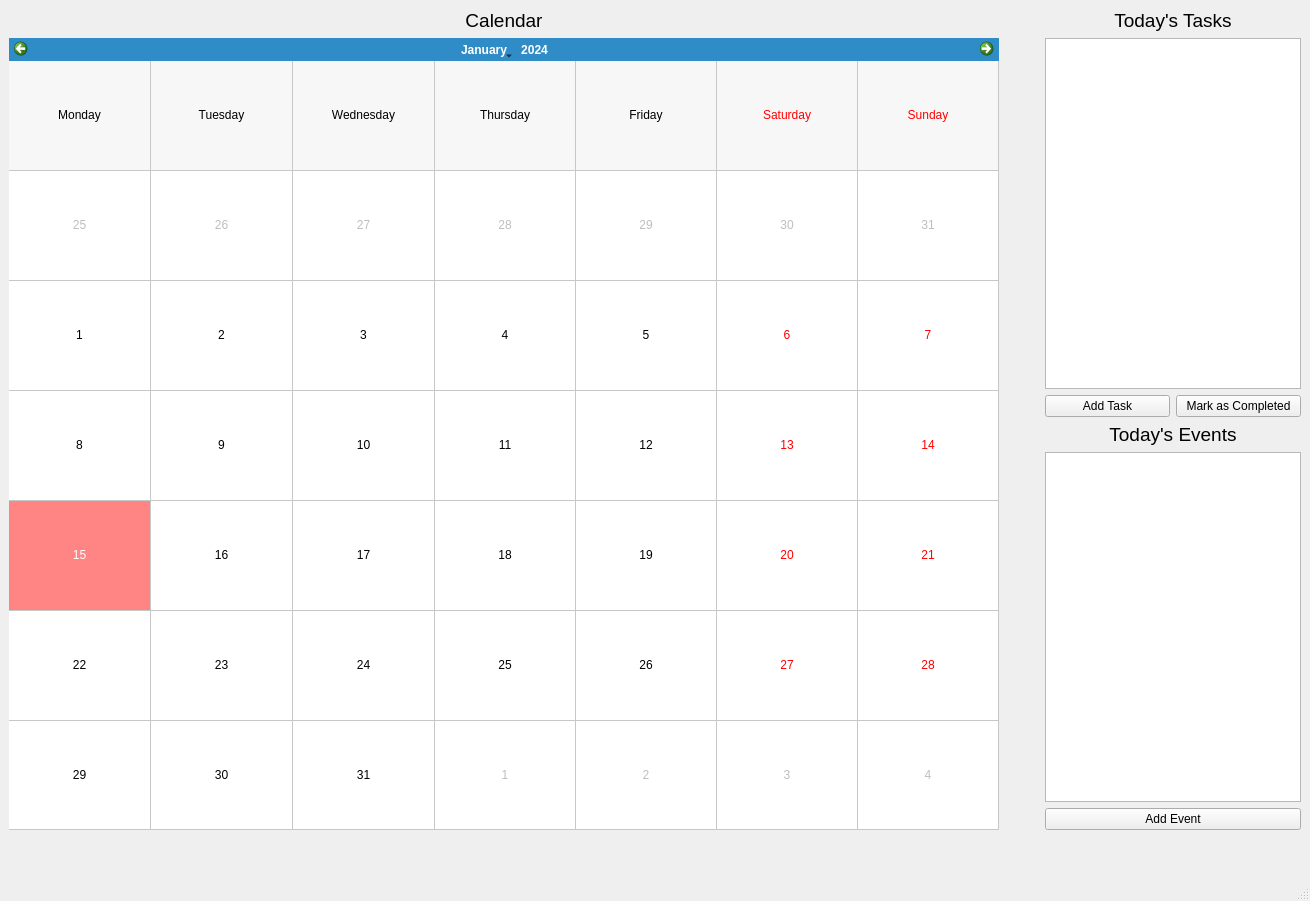
<?xml version="1.0" encoding="UTF-8"?>
<ui version="4.0">
 <class>MainWindow</class>
 <widget class="QMainWindow" name="MainWindow">
  <property name="geometry">
   <rect>
    <x>0</x>
    <y>0</y>
    <width>1310</width>
    <height>901</height>
   </rect>
  </property>
  <property name="windowTitle">
   <string>Schedule Vortex</string>
  </property>
  <widget class="QWidget" name="centralwidget">
   <layout class="QHBoxLayout" name="horizontalLayout_2">
    <item>
     <layout class="QHBoxLayout" name="horizontalLayout">
      <property name="rightMargin">
       <number>0</number>
      </property>
      <item>
       <layout class="QVBoxLayout" name="verticalLayout">
        <item>
         <layout class="QHBoxLayout" name="horizontalLayout_3">
          <property name="bottomMargin">
           <number>0</number>
          </property>
          <item>
           <widget class="QLabel" name="label_2">
            <property name="text">
             <string>&lt;html&gt;&lt;head/&gt;&lt;body&gt;&lt;p align=&quot;center&quot;&gt;&lt;span style=&quot; font-size:14pt;&quot;&gt;Calendar&lt;/span&gt;&lt;/p&gt;&lt;/body&gt;&lt;/html&gt;</string>
            </property>
           </widget>
          </item>
         </layout>
        </item>
        <item>
         <widget class="QCalendarWidget" name="calendar">
          <property name="styleSheet">
           <string notr="true">QTableView{selection-background-color: rgba(255, 0, 0, 50)}</string>
          </property>
          <property name="gridVisible">
           <bool>true</bool>
          </property>
          <property name="horizontalHeaderFormat">
           <enum>QCalendarWidget::LongDayNames</enum>
          </property>
          <property name="verticalHeaderFormat">
           <enum>QCalendarWidget::NoVerticalHeader</enum>
          </property>
          <property name="navigationBarVisible">
           <bool>true</bool>
          </property>
         </widget>
        </item>
        <item>
         <spacer name="verticalSpacer">
          <property name="orientation">
           <enum>Qt::Vertical</enum>
          </property>
          <property name="sizeType">
           <enum>QSizePolicy::Preferred</enum>
          </property>
          <property name="sizeHint" stdset="0">
           <size>
            <width>20</width>
            <height>40</height>
           </size>
          </property>
         </spacer>
        </item>
       </layout>
      </item>
      <item>
       <spacer name="horizontalSpacer_2">
        <property name="orientation">
         <enum>Qt::Horizontal</enum>
        </property>
        <property name="sizeType">
         <enum>QSizePolicy::Preferred</enum>
        </property>
        <property name="sizeHint" stdset="0">
         <size>
          <width>40</width>
          <height>20</height>
         </size>
        </property>
       </spacer>
      </item>
      <item>
       <layout class="QVBoxLayout" name="verticalLayout_2">
        <property name="rightMargin">
         <number>0</number>
        </property>
        <item>
         <widget class="QLabel" name="taskLabel">
          <property name="text">
           <string>&lt;html&gt;&lt;head/&gt;&lt;body&gt;&lt;p align=&quot;center&quot;&gt;&lt;span style=&quot; font-size:14pt;&quot;&gt;Today's Tasks&lt;/span&gt;&lt;/p&gt;&lt;/body&gt;&lt;/html&gt;</string>
          </property>
         </widget>
        </item>
        <item>
         <widget class="QListWidget" name="taskList">
          <property name="sizePolicy">
           <sizepolicy hsizetype="Preferred" vsizetype="Expanding">
            <horstretch>0</horstretch>
            <verstretch>0</verstretch>
           </sizepolicy>
          </property>
         </widget>
        </item>
        <item>
         <layout class="QHBoxLayout" name="horizontalLayout_4">
          <property name="bottomMargin">
           <number>0</number>
          </property>
          <item>
           <widget class="QPushButton" name="btn_addTask">
            <property name="text">
             <string>Add Task</string>
            </property>
           </widget>
          </item>
          <item>
           <widget class="QPushButton" name="btn_completeTask">
            <property name="text">
             <string>Mark as Completed</string>
            </property>
           </widget>
          </item>
         </layout>
        </item>
        <item>
         <widget class="QLabel" name="label">
          <property name="text">
           <string>&lt;html&gt;&lt;head/&gt;&lt;body&gt;&lt;p align=&quot;center&quot;&gt;&lt;span style=&quot; font-size:14pt;&quot;&gt;Today's Events&lt;/span&gt;&lt;/p&gt;&lt;/body&gt;&lt;/html&gt;</string>
          </property>
         </widget>
        </item>
        <item>
         <widget class="QListWidget" name="eventList">
          <property name="sizePolicy">
           <sizepolicy hsizetype="Preferred" vsizetype="Expanding">
            <horstretch>0</horstretch>
            <verstretch>0</verstretch>
           </sizepolicy>
          </property>
         </widget>
        </item>
        <item>
         <widget class="QPushButton" name="btn_addEvent">
          <property name="text">
           <string>Add Event</string>
          </property>
         </widget>
        </item>
        <item>
         <spacer name="verticalSpacer_2">
          <property name="orientation">
           <enum>Qt::Vertical</enum>
          </property>
          <property name="sizeType">
           <enum>QSizePolicy::Preferred</enum>
          </property>
          <property name="sizeHint" stdset="0">
           <size>
            <width>20</width>
            <height>40</height>
           </size>
          </property>
         </spacer>
        </item>
       </layout>
      </item>
     </layout>
    </item>
   </layout>
  </widget>
  <widget class="QMenuBar" name="menubar">
   <property name="geometry">
    <rect>
     <x>0</x>
     <y>0</y>
     <width>1310</width>
     <height>22</height>
    </rect>
   </property>
  </widget>
  <widget class="QStatusBar" name="statusbar"/>
 </widget>
 <resources/>
 <connections/>
</ui>
